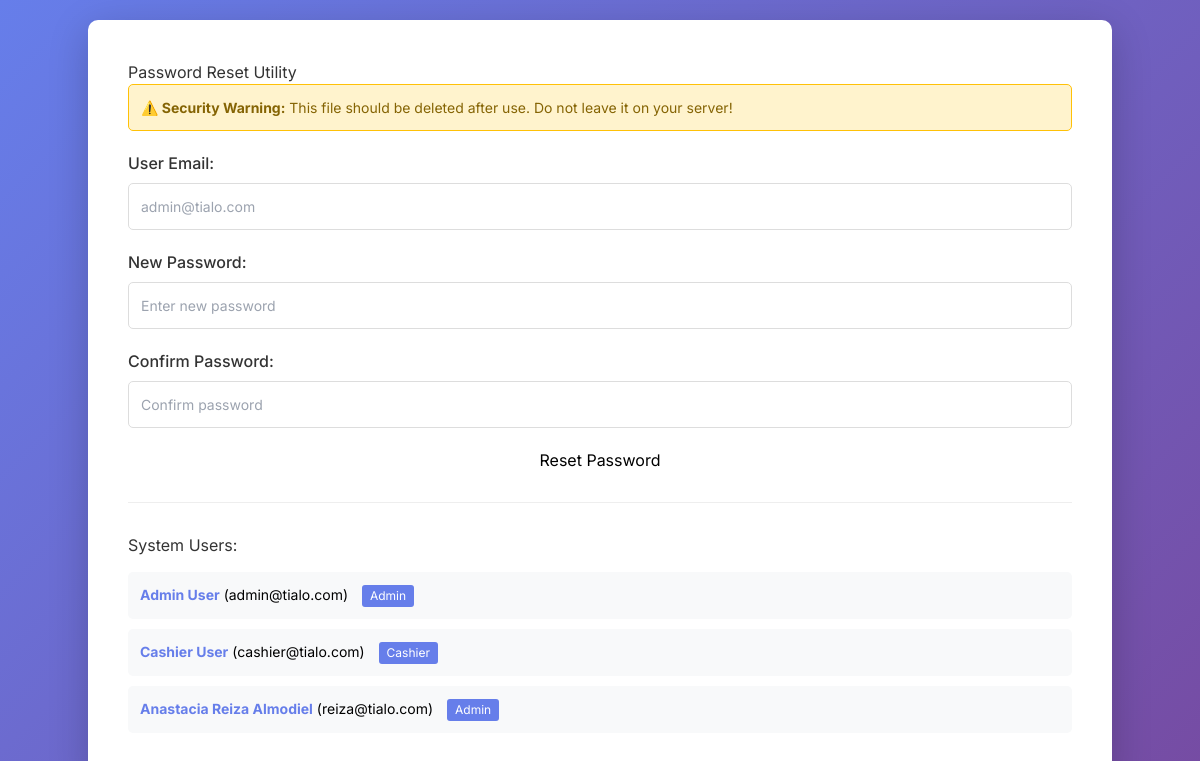
Page /reset_password.php on the committed database.
### tables this page shows
CREATE TABLE `users` (
  `user_id` int(11) NOT NULL,
  `name` varchar(100) NOT NULL,
  `email` varchar(100) NOT NULL,
  `password` varchar(255) NOT NULL,
  `role` enum('Admin','Cashier') NOT NULL,
  `created_at` timestamp NOT NULL DEFAULT current_timestamp()
);

### public/reset_password.php (the view, shortened to what this page needs)
<?php
$host = 'localhost';
$db = 'tialo_posdb';
$user = 'root';
$password = '';
try {
    $conn = new mysqli($host, $user, $password, $db, 3307);
    $users_result = $conn->query("SELECT user_id, name, email, role FROM users");
    $users = [];
    if ($users_result) {
        while ($row = $users_result->fetch_assoc()) {
            $users[] = $row;
        }
    }
} catch (Exception $e) {
    die("Error: " . $e->getMessage());
}
?>
<?php
include __DIR__ . '/../src/includes/page_header.php';
?>
<body>
    <div class="container">
        <h1>Password Reset Utility</h1>
        <div class="warning">
            <strong>⚠️ Security Warning:</strong> This file should be deleted after use. Do not leave it on your server!
        </div>
        <form method="POST">
            <div class="form-group">
                <label for="email">User Email:</label>
                <input type="email" id="email" name="email" required placeholder="admin@tialo.com">
            </div>
            <div class="form-group">
                <label for="new_password">New Password:</label>
                <input type="password" id="new_password" name="new_password" required placeholder="Enter new password" minlength="6">
            </div>
            <div class="form-group">
                <label for="confirm_password">Confirm Password:</label>
                <input type="password" id="confirm_password" name="confirm_password" required placeholder="Confirm password" minlength="6">
            </div>
            <button type="submit">Reset Password</button>
        </form>
        <?php if (!empty($users)): ?>
            <div class="users-section">
                <h3>System Users:</h3>
                <?php foreach ($users as $user): ?>
                    <div class="user-item">
                        <strong><?php echo htmlspecialchars($user['name']); ?></strong>
                        (<?php echo htmlspecialchars($user['email']); ?>)
                        <span class="role"><?php echo htmlspecialchars($user['role']); ?></span>
                    </div>
                <?php endforeach; ?>
            </div>
        <?php endif; ?>
    </div>
<?php include __DIR__ . '/../src/includes/page_footer.php'; ?>

### src/includes/page_header.php (style rules this page uses)
* { font-family: 'Inter', sans-serif; }

### public/reset_password.php (style rules this page uses)
* { margin: 0; padding: 0; box-sizing: border-box; }
body { font-family: 'Segoe UI', Tahoma, Geneva, Verdana, sans-serif; background: linear-gradient(135deg, #667eea 0%, #764ba2 100%); min-height: 100vh; display: flex; justify-content: center; align-items: center; padding: 20px; }
.container { background: white; border-radius: 10px; box-shadow: 0 10px 40px rgba(0, 0, 0, 0.2); max-width: 500px; width: 100%; padding: 40px; }
h1 { color: #333; margin-bottom: 10px; font-size: 28px; }
.warning { background: #fff3cd; border: 1px solid #ffc107; color: #856404; padding: 12px; border-radius: 5px; margin-bottom: 20px; font-size: 14px; }
.form-group { margin-bottom: 20px; }
label { display: block; margin-bottom: 8px; color: #333; font-weight: 500; }
input[type="email"], input[type="password"] { width: 100%; padding: 12px; border: 1px solid #ddd; border-radius: 5px; font-size: 14px; transition: border-color 0.3s; }
button { width: 100%; padding: 12px; background: #667eea; color: white; border: none; border-radius: 5px; font-size: 16px; font-weight: 600; cursor: pointer; transition: background 0.3s; }
.users-section { margin-top: 30px; padding-top: 30px; border-top: 1px solid #eee; }
.users-section h3 { color: #333; margin-bottom: 15px; font-size: 16px; }
.user-item { background: #f8f9fa; padding: 12px; border-radius: 5px; margin-bottom: 10px; font-size: 14px; }
.user-item strong { color: #667eea; }
.user-item .role { display: inline-block; background: #667eea; color: white; padding: 2px 8px; border-radius: 3px; font-size: 12px; margin-left: 10px; }

### rows in the picture
users: name "Admin User", email "admin@tialo.com", role "Admin"
users: name "Cashier User", email "cashier@tialo.com", role "Cashier"
users: name "Anastacia Reiza Almodiel", email "reiza@tialo.com", role "Admin"
